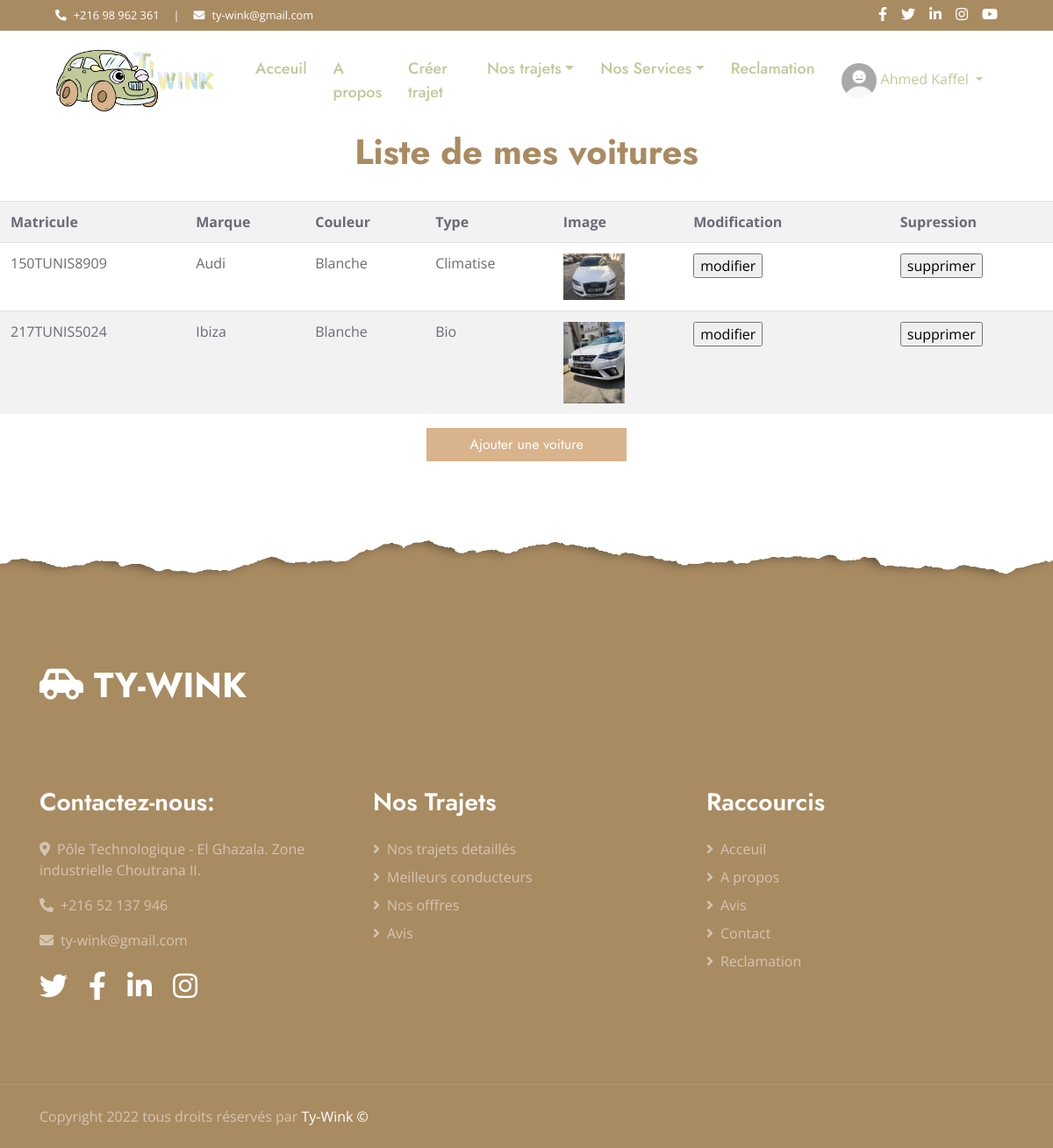
/view/listvoiturecond.php (signed in), run on the app's committed database.
### tables this page shows
CREATE TABLE `voiture` (
  `matricule` varchar(20) NOT NULL,
  `idcfk` int(100) NOT NULL,
  `marque` varchar(20) NOT NULL,
  `couleur` varchar(20) NOT NULL,
  `type` varchar(20) NOT NULL,
  `photo` mediumtext NOT NULL
);

### controller/voitureC.php (called while the page is built, shortened)
<?php
	class voitureC {
		public function listvoitureC($idcfk)
		{
			$pdo = config::getConnexion();
			$sql="SELECT * from voiture where idcfk=:idcfk";
			try{
				$query=$pdo->prepare($sql);
				$query->execute(['idcfk' => $idcfk]);
				$idcfk=$query->fetchAll();
				return $idcfk;
			}
			catch (Exception $e){
				$e->getMessage();
			}
		}
}
?>

### view/listvoiturecond.php (the view, shortened to what this page needs)
<html>
<head>
    <link href="https://cdnjs.cloudflare.com/ajax/libs/font-awesome/5.10.0/css/all.min.css" rel="stylesheet">
    <link href="../lib/owlcarousel/assets/owl.carousel.min.css" rel="stylesheet">
    <link href="../css/style.css" rel="stylesheet">
</head>
<body>
    <div class="container-fluid bg-dark">
        <div class="row py-2 px-lg-5">
            <div class="col-lg-6 text-center text-lg-left mb-2 mb-lg-0">
                <div class="d-inline-flex align-items-center text-white">
                    <small><i class="fa fa-phone-alt mr-2"></i>+216 98 962 361</small>
                    <small class="px-3">|</small>
                    <small><i class="fa fa-envelope mr-2"></i>ty-wink@gmail.com</small>
                </div>
            </div>
            <div class="col-lg-6 text-center text-lg-right">
                <div class="d-inline-flex align-items-center">
                    <a class="text-white px-2" href="https://www.facebook.com/hayder.abdellaoui.9">
                        <i class="fab fa-facebook-f"></i>
                    </a>
                    <a class="text-white px-2" href="https://www.facebook.com/hayder.abdellaoui.9">
                        <i class="fab fa-twitter"></i>
                    </a>
                    <a class="text-white px-2" href="https://www.facebook.com/hayder.abdellaoui.9">
                        <i class="fab fa-linkedin-in"></i>
                    </a>
                    <a class="text-white px-2" href="https://www.facebook.com/hayder.abdellaoui.9">
                        <i class="fab fa-instagram"></i>
                    </a>
                    <a class="text-white pl-2" href="https://www.facebook.com/hayder.abdellaoui.9">
                        <i class="fab fa-youtube"></i>
                    </a>
                </div>
            </div>
        </div>
    </div>
<?php
include 'headerClient.php';
include '../controller/voitureC.php';
if($_SESSION!=null)
{
    $CIN= $_SESSION["cin"];
	$voitureC= new voitureC();
	$list = $voitureC->listVoitureC($CIN);
?>
<center><h1>Liste de mes voitures</h1></center><br>
		<table class="table table-striped">
			<tr>
			<th>Matricule</th>
			<th>Marque</th>
			<th>Couleur</th>
			<th>Type</th>
            <th>Image</th>
			<th>Modification</th>
            <th></th>
            <th>Supression</th>
			</tr>
			<?php foreach ($list as $voiture) { ?>
			<tr>
				<td><?php echo $voiture['matricule']; ?></td>
                <td><?php echo $voiture['marque'];?></td>
                <td><?php echo $voiture['couleur'];?></td>
                <td><?php echo $voiture['type'];?></td>
                <td><img length="70px" width="70px" src="upload/<?php echo $voiture['photo'];?>"></td>
                <td><form method="POST" action="updvoiture.php">
						<input type="submit" name="modifier" value="modifier">
					</form>
				</td>
				<td>
					<td><a href="suppvoiture.php?matricule=<?php echo $voiture['matricule']?>"><input type="submit" value="supprimer"></a></td>
				</td>
			</tr>
			<?php
			}
			?>
		</table>
        <center><a href="addvoiturecond.php"><input type="submit" class="btn btn-secondary px-3=4 px-lg-5" value="Ajouter une voiture"></a></center>
<?php
include 'footerClient.php';
?>
</body>
</html>
<?php
}
?>

### data on the page
voiture: matricule "150TUNIS8909", marque "Audi", couleur "Blanche", type "Climatise", photo (picture)
voiture: matricule "217TUNIS5024", marque "Ibiza", couleur "Blanche", type "Bio", photo (picture)

### other printed values
$_SESSION['prenom'] "Ahmed"
$_SESSION['nom'] "Kaffel"
